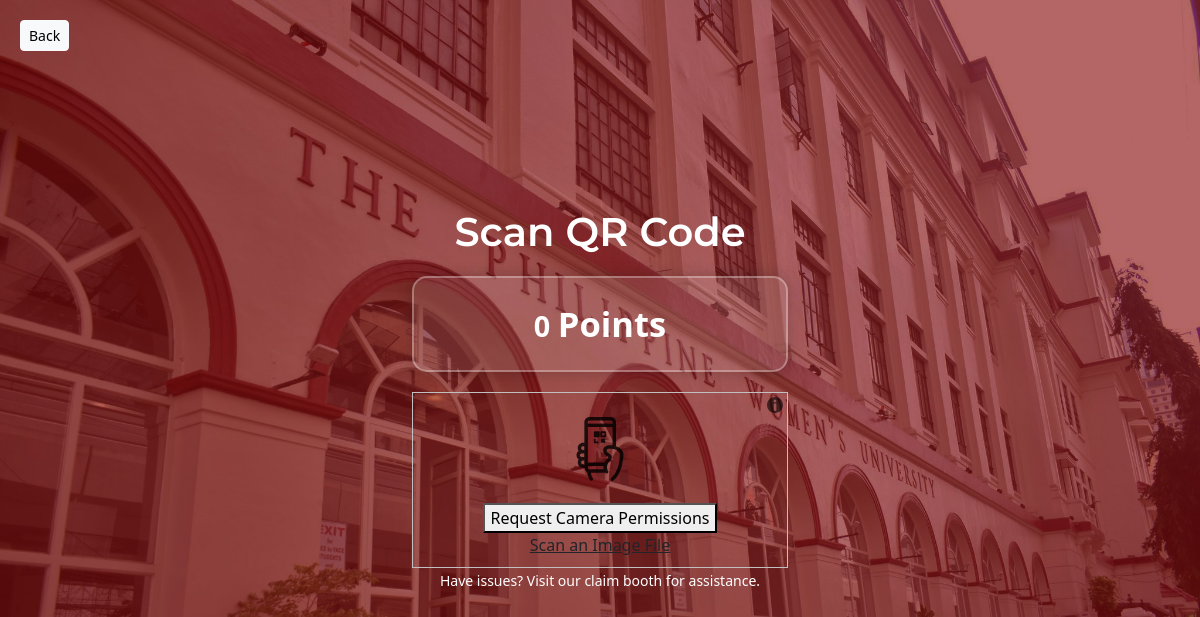
The page /scan_qr_code.php (signed in) on the database as committed earlier.
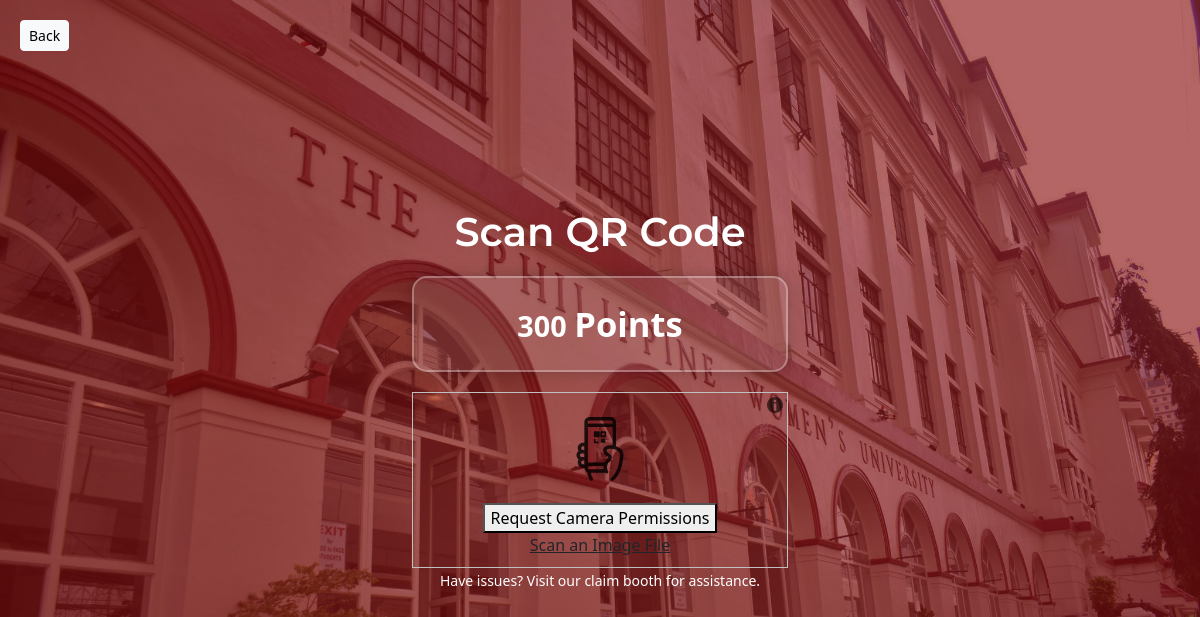
The same page on the database as committed later.
### tables this page shows
CREATE TABLE `users` (
  `id` int(6) UNSIGNED NOT NULL,
  `username` varchar(30) NOT NULL,
  `password` varchar(255) NOT NULL,
  `role` enum('student','faculty','admin') NOT NULL,
  `points` int(6) UNSIGNED DEFAULT 0,
  `reg_date` timestamp NOT NULL DEFAULT current_timestamp() ON UPDATE current_timestamp(),
  `name` varchar(255) NOT NULL,
  `email` varchar(255) NOT NULL
);

### scan_qr_code.php (the view, shortened to what this page needs)
<?php
include('config.php');
$current_points = 0;
$user_id = $_SESSION['id'];
$sql_points = "SELECT points FROM users WHERE id = '$user_id'";
$result_points = mysqli_query($link, $sql_points);
if ($result_points && mysqli_num_rows($result_points) > 0) {
    $row_points = mysqli_fetch_assoc($result_points);
    $current_points = $row_points['points'];
}
?>
<!DOCTYPE html>
<html lang="en">
<head>
    <link href="https://cdn.jsdelivr.net/npm/bootstrap@5.3.3/dist/css/bootstrap.min.css" rel="stylesheet"
>
</head>
<body>
    <div class="container main-page">
        <a href="student_dashboard.php" class="btn btn-light btn-sm"
            style="position: absolute; top: 20px; left: 20px; width: auto;">Back</a>
        <h1>Scan QR Code</h1>
        <div class="button-container">
            <div class="points-display">
                <p><?php echo $current_points; ?> <span>Points</span></p>
            </div>
            <div id="qr-reader"></div>
            <small style="color: white;">Have issues? Visit our claim booth for assistance.</small>
        </div>
    </div>
</body>
</html>

Rows that differ between the two databases and show on the page:
changed users: points "0" → "300"
